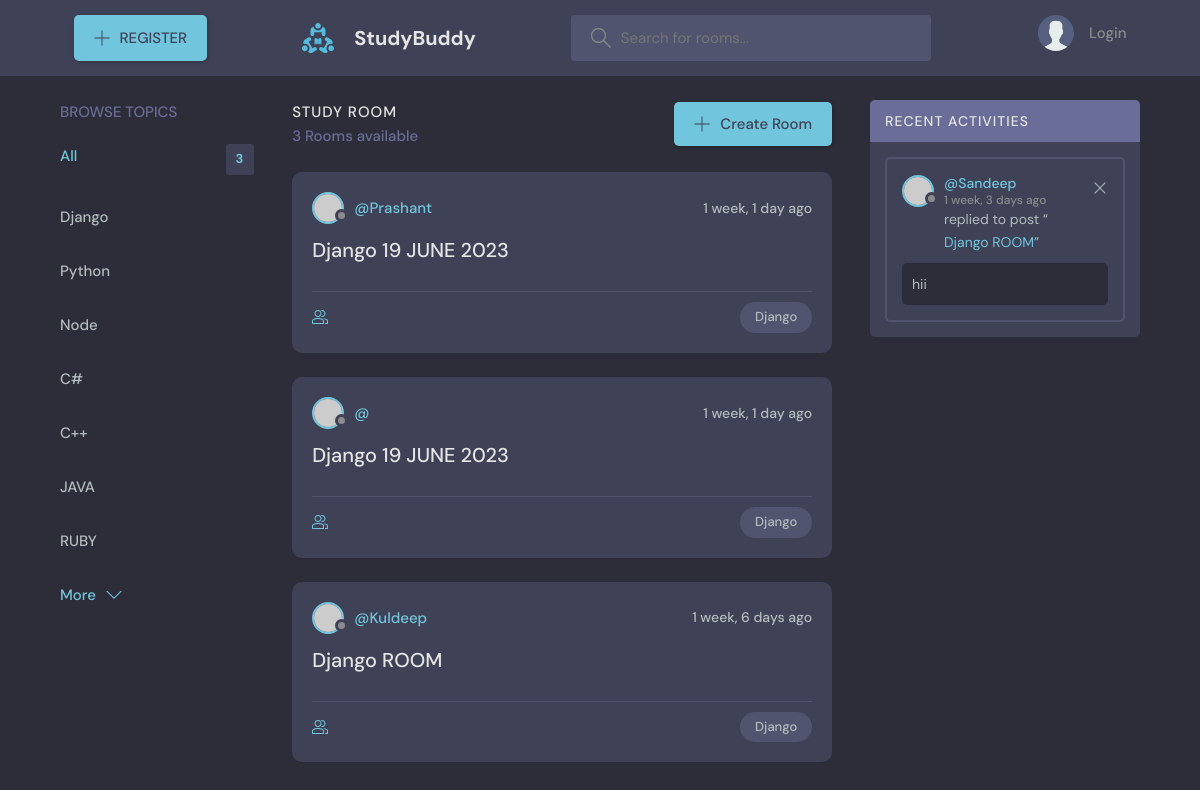
Screenshot of /?q=Django with the database file from the repository.
### base/models.py (models this page shows)
class Topic(models.Model):
    name=models.CharField(max_length=200)
    def __str__(self):
        return self.name

class Room(models.Model):
    host=models.ForeignKey(User,on_delete=models.SET_NULL , null=True)
    name=models.CharField(max_length=20)
    topic=models.ForeignKey(Topic ,on_delete=models.CASCADE,null=True)
    participant=models.ManyToManyField(User , related_name="participant")
    description=models.TextField(null=True,blank=True)
    created_at=models.DateTimeField(auto_now_add=True)
    updated_at=models.DateTimeField(auto_now=True)
    def __str__(self):
        return self.name
    class Meta:
        ordering=['-updated_at','created_at']

class Message(models.Model):
    user=models.ForeignKey(User,on_delete=models.CASCADE)
    room=models.ForeignKey(Room ,on_delete=models.CASCADE)
    body=models.TextField()
    created_at=models.DateTimeField(auto_now_add=True)
    updated_at=models.DateTimeField(auto_now=True)
    def __str__(self):
        return self.body[0:50]
    class Meta:
        ordering=['-updated_at','created_at']

### base/views.py (the view)
# urls.py: path('',home,name="home"),
def home(request):
    q = request.GET.get('q') if request.GET.get('q') !=None else ''
    rooms=Room.objects.filter(Q(topic__name__icontains=q) | Q(name__icontains=q) | Q(description__icontains=q))
    get_message=Message.objects.filter(Q(room__topic__name__icontains=q))
    topic=Topic.objects.all()
    room_count=rooms.count()
    context={'rooms':rooms,
             'topic':topic,
             'room_count':room_count,
             'get_message':get_message,}
    return render(request ,'base/home.html',context)

### base/templates/base/home.html (shortened to what this page needs)
{% extends 'main.html' %}
{% block content %}
    <main class="layout layout--3">
      <div class="container">
        <div class="topics">
          <div class="topics__header">
            <h2>Browse Topics</h2>
          </div>
          <ul class="topics__list">
            <li>
              <a href="{% url 'home' %}" class="active">All <span>{{room_count}}</span></a>
            </li>
            {% for t in topic %}
            <li>
              <a href="{% url 'home' %}?q={{t.name}}">{{t.name}} </a>
            </li>
            {% endfor %}
          </ul>
          <a class="btn btn--link" href="topics.html">
            More
            <svg version="1.1" xmlns="http://www.w3.org/2000/svg" width="32" height="32" viewBox="0 0 32 32">
              <title>chevron-down</title>
              <path d="M16 21l-13-13h-3l16 16 16-16h-3l-13 13z"></path>
            </svg>
          </a>
        </div>
        <div class="roomList">
          <div class="roomList__header">
            <div>
              <h2>Study Room</h2>
              <p>{{room_count}} Rooms available</p>
            </div>
            <a class="btn btn--main" href="{% url 'Create-Room' %}">
              <svg version="1.1" xmlns="http://www.w3.org/2000/svg" width="32" height="32" viewBox="0 0 32 32">
                <title>add</title>
                <path
                  d="M16.943 0.943h-1.885v14.115h-14.115v1.885h14.115v14.115h1.885v-14.115h14.115v-1.885h-14.115v-14.115z"
                ></path>
              </svg>
              Create Room
            </a>
          </div>
          {% for room in rooms %}
           <div class="roomListRoom">
            <div class="roomListRoom__header">
              <a href="{% url 'User-Profile' user.id %}" class="roomListRoom__author">
                <div class="avatar avatar--small">
                  <img src="https://randomuser.me/api/portraits/women/11.jpg" />
                </div>
                <span>@{{room.host.username}}</span>
              </a>
              <div class="roomListRoom__actions">
                <span>{{room.created_at|timesince}} ago</span>
              </div>
            </div>
            <div class="roomListRoom__content">
              <a href="{% url 'room' room.id %}">{{room.name}}</a>
            </div>
            <div class="roomListRoom__meta">
              <a href="{% url 'room' room.id %}" class="roomListRoom__joined">
              </a>
              <p class="roomListRoom__topic">{{room.topic}}</p>
            </div>
           </div>
          {% endfor %}
        </div>
        <div class="activities">
          <div class="activities__header">
            <h2>Recent Activities</h2>
          </div>
          {% for m in get_message %}
          <div class="activities__box">
            <div class="activities__boxHeader roomListRoom__header">
              <a href="{% url 'User-Profile' user.id %}" class="roomListRoom__author">
                <div class="avatar avatar--small">
                  <img src="https://randomuser.me/api/portraits/women/11.jpg" />
                </div>
                <p>
                  @{{m.user}}
                  <span>{{m.created_at|timesince}} ago</span>
                </p>
              </a>
              <div class="roomListRoom__actions">
                <a href="#">
                  <svg version="1.1" xmlns="http://www.w3.org/2000/svg" width="32" height="32" viewBox="0 0 32 32">
                    <title>remove</title>
                    <path
                      d="M27.314 6.019l-1.333-1.333-9.98 9.981-9.981-9.981-1.333 1.333 9.981 9.981-9.981 9.98 1.333 1.333 9.981-9.98 9.98 9.98 1.333-1.333-9.98-9.98 9.98-9.981z"
                    ></path>
                  </svg>
                </a>
              </div>
            </div>
            <div class="activities__boxContent">
              <p>replied to post “<a href="#">{{m.room}}</a>”</p>
              <div class="activities__boxRoomContent">
               {{m}}
              </div>
            </div>
          </div>
          {% endfor %}
      </div>
    </main>
{% endblock content %}

### rows the page displays
Topic: name "Django"
Topic: name "Python"
Topic: name "Node"
Topic: name "C#"
Topic: name "C++"
Topic: name "JAVA"
Topic: name "RUBY"
Room: host.username "Prashant", created_at "1 week, 1 day", name "Django 19 JUNE 2023", topic "Django"
Room: created_at "1 week, 1 day", name "Django 19 JUNE 2023", topic "Django"
Room: host.username "Kuldeep", created_at "1 week, 6 days", name "Django ROOM", topic "Django"
Message: user "Sandeep", created_at "1 week, 3 days", room "Django ROOM", body "hii"

### other values shown
{{ room_count }} "3"
